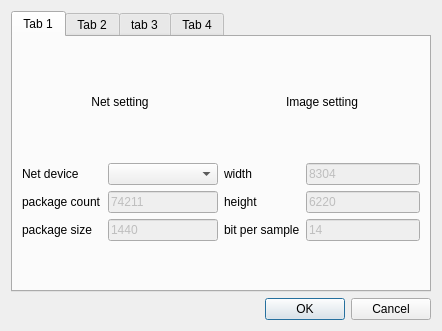
<?xml version="1.0" encoding="UTF-8"?>
<ui version="4.0">
 <class>SettingDialog</class>
 <widget class="QDialog" name="SettingDialog">
  <property name="geometry">
   <rect>
    <x>0</x>
    <y>0</y>
    <width>442</width>
    <height>331</height>
   </rect>
  </property>
  <property name="windowTitle">
   <string>Dialog</string>
  </property>
  <layout class="QGridLayout" name="gridLayout">
   <item row="2" column="0">
    <widget class="QDialogButtonBox" name="buttonBox">
     <property name="orientation">
      <enum>Qt::Horizontal</enum>
     </property>
     <property name="standardButtons">
      <set>QDialogButtonBox::Cancel|QDialogButtonBox::Ok</set>
     </property>
    </widget>
   </item>
   <item row="1" column="0">
    <widget class="QTabWidget" name="tabWidget">
     <property name="currentIndex">
      <number>0</number>
     </property>
     <widget class="QWidget" name="tab">
      <attribute name="title">
       <string>Tab 1</string>
      </attribute>
      <layout class="QGridLayout" name="gridLayout_4">
       <item row="0" column="1">
        <layout class="QVBoxLayout" name="verticalLayout">
         <item>
          <widget class="QLabel" name="label_7">
           <property name="sizePolicy">
            <sizepolicy hsizetype="Preferred" vsizetype="MinimumExpanding">
             <horstretch>0</horstretch>
             <verstretch>0</verstretch>
            </sizepolicy>
           </property>
           <property name="text">
            <string>Image setting</string>
           </property>
           <property name="alignment">
            <set>Qt::AlignCenter</set>
           </property>
          </widget>
         </item>
         <item>
          <layout class="QGridLayout" name="gridLayout_2">
           <item row="0" column="1">
            <widget class="QLineEdit" name="lineEdit">
             <property name="enabled">
              <bool>false</bool>
             </property>
             <property name="minimumSize">
              <size>
               <width>100</width>
               <height>0</height>
              </size>
             </property>
             <property name="text">
              <string>8304</string>
             </property>
            </widget>
           </item>
           <item row="2" column="0">
            <widget class="QLabel" name="label_4">
             <property name="text">
              <string>bit per sample</string>
             </property>
            </widget>
           </item>
           <item row="0" column="0">
            <widget class="QLabel" name="label_2">
             <property name="text">
              <string>width</string>
             </property>
            </widget>
           </item>
           <item row="1" column="1">
            <widget class="QLineEdit" name="lineEdit_2">
             <property name="enabled">
              <bool>false</bool>
             </property>
             <property name="text">
              <string>6220</string>
             </property>
            </widget>
           </item>
           <item row="1" column="0">
            <widget class="QLabel" name="label_3">
             <property name="text">
              <string>height</string>
             </property>
            </widget>
           </item>
           <item row="2" column="1">
            <widget class="QLineEdit" name="lineEdit_3">
             <property name="enabled">
              <bool>false</bool>
             </property>
             <property name="text">
              <string>14</string>
             </property>
            </widget>
           </item>
           <item row="3" column="1">
            <spacer name="verticalSpacer_2">
             <property name="orientation">
              <enum>Qt::Vertical</enum>
             </property>
             <property name="sizeHint" stdset="0">
              <size>
               <width>20</width>
               <height>40</height>
              </size>
             </property>
            </spacer>
           </item>
          </layout>
         </item>
        </layout>
       </item>
       <item row="0" column="0">
        <layout class="QVBoxLayout" name="verticalLayout_2">
         <item>
          <widget class="QLabel" name="label_8">
           <property name="sizePolicy">
            <sizepolicy hsizetype="Preferred" vsizetype="MinimumExpanding">
             <horstretch>0</horstretch>
             <verstretch>0</verstretch>
            </sizepolicy>
           </property>
           <property name="text">
            <string>Net setting</string>
           </property>
           <property name="alignment">
            <set>Qt::AlignCenter</set>
           </property>
          </widget>
         </item>
         <item>
          <layout class="QGridLayout" name="gridLayout_3">
           <item row="0" column="1">
            <widget class="QComboBox" name="comboBox">
             <property name="sizePolicy">
              <sizepolicy hsizetype="Preferred" vsizetype="Fixed">
               <horstretch>0</horstretch>
               <verstretch>0</verstretch>
              </sizepolicy>
             </property>
             <property name="maximumSize">
              <size>
               <width>16777215</width>
               <height>16777215</height>
              </size>
             </property>
            </widget>
           </item>
           <item row="0" column="0">
            <widget class="QLabel" name="label">
             <property name="text">
              <string>Net device</string>
             </property>
            </widget>
           </item>
           <item row="1" column="1">
            <widget class="QLineEdit" name="lineEdit_4">
             <property name="enabled">
              <bool>false</bool>
             </property>
             <property name="text">
              <string>74211</string>
             </property>
            </widget>
           </item>
           <item row="1" column="0">
            <widget class="QLabel" name="label_5">
             <property name="text">
              <string>package count</string>
             </property>
            </widget>
           </item>
           <item row="2" column="1">
            <widget class="QLineEdit" name="lineEdit_5">
             <property name="enabled">
              <bool>false</bool>
             </property>
             <property name="text">
              <string>1440</string>
             </property>
            </widget>
           </item>
           <item row="2" column="0">
            <widget class="QLabel" name="label_6">
             <property name="text">
              <string>package size</string>
             </property>
            </widget>
           </item>
           <item row="3" column="1">
            <spacer name="verticalSpacer">
             <property name="orientation">
              <enum>Qt::Vertical</enum>
             </property>
             <property name="sizeHint" stdset="0">
              <size>
               <width>20</width>
               <height>40</height>
              </size>
             </property>
            </spacer>
           </item>
          </layout>
         </item>
        </layout>
       </item>
      </layout>
     </widget>
     <widget class="QWidget" name="tab_2">
      <attribute name="title">
       <string>Tab 2</string>
      </attribute>
     </widget>
     <widget class="QWidget" name="tab_3">
      <attribute name="title">
       <string>tab 3</string>
      </attribute>
     </widget>
     <widget class="QWidget" name="tab_4">
      <attribute name="title">
       <string>Tab 4</string>
      </attribute>
     </widget>
    </widget>
   </item>
  </layout>
 </widget>
 <resources/>
 <connections>
  <connection>
   <sender>buttonBox</sender>
   <signal>accepted()</signal>
   <receiver>SettingDialog</receiver>
   <slot>accept()</slot>
   <hints>
    <hint type="sourcelabel">
     <x>248</x>
     <y>254</y>
    </hint>
    <hint type="destinationlabel">
     <x>157</x>
     <y>274</y>
    </hint>
   </hints>
  </connection>
  <connection>
   <sender>buttonBox</sender>
   <signal>rejected()</signal>
   <receiver>SettingDialog</receiver>
   <slot>reject()</slot>
   <hints>
    <hint type="sourcelabel">
     <x>316</x>
     <y>260</y>
    </hint>
    <hint type="destinationlabel">
     <x>286</x>
     <y>274</y>
    </hint>
   </hints>
  </connection>
 </connections>
</ui>
